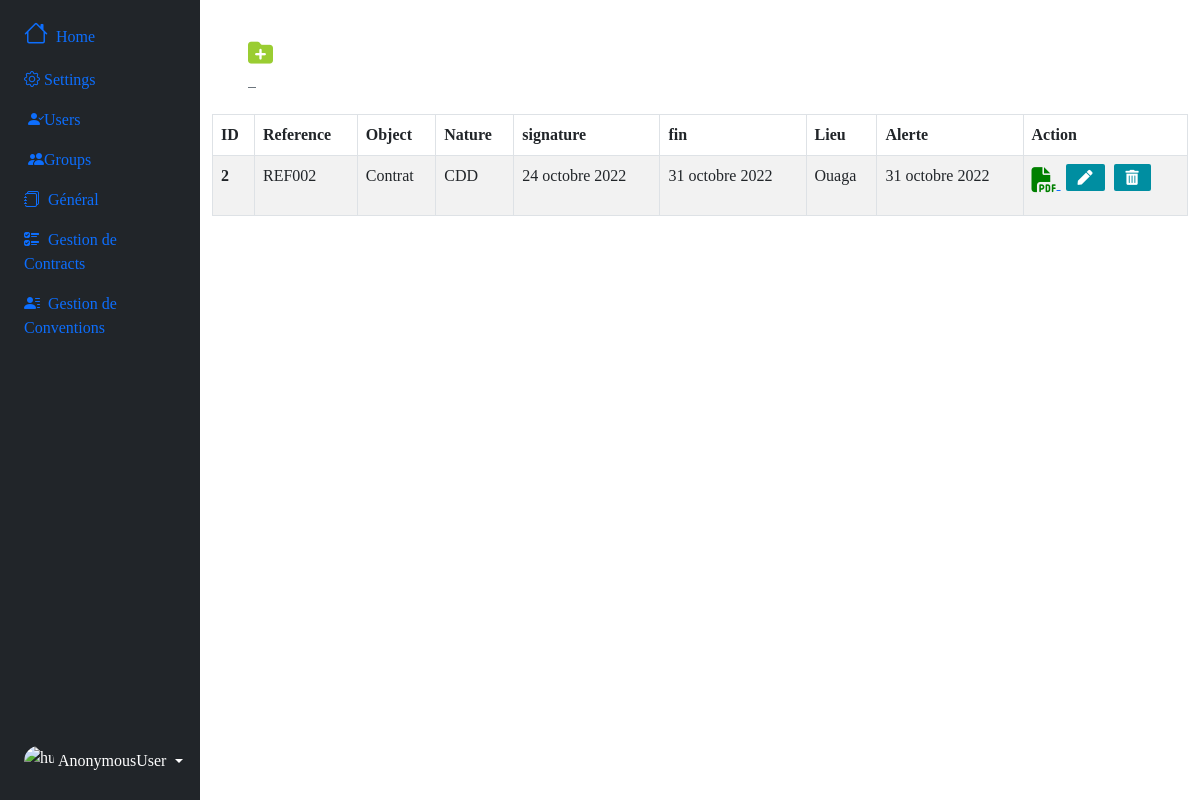
The page /gestioncontrat/contrat on the database as committed earlier.
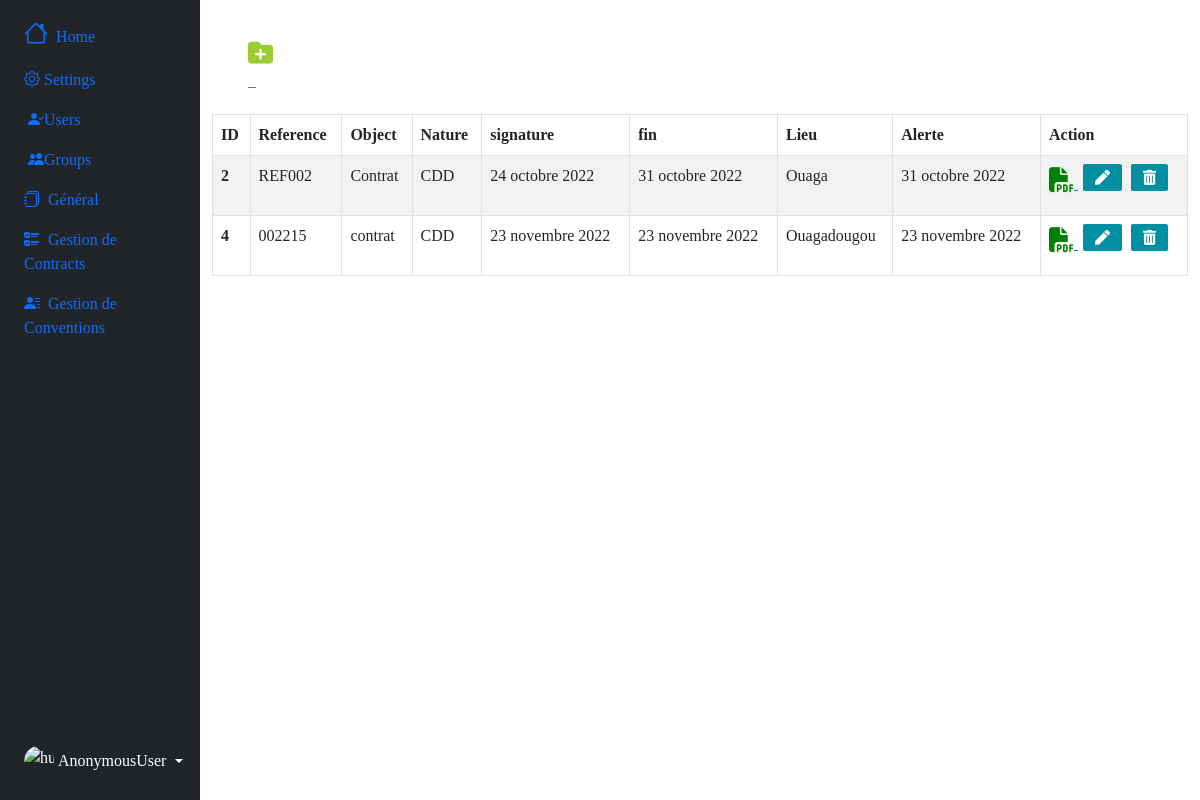
The same page on the database as committed later.
### gestioncontrat/models.py (models this page shows, shortened)
class Travail(models.Model):
    type = models.ForeignKey(Type, on_delete=models.CASCADE, null=True, blank=True)
    partenaire = models.ForeignKey(Partenaire, on_delete=models.CASCADE, null=True, blank=True)
    structure = models.ForeignKey(Structure, on_delete=models.CASCADE, null=True, blank=True)
    reference = models.CharField(max_length=10)
    objet = models.TextField(null=True, blank=True)
    nature = models.CharField(max_length=100, null=True, blank=True)
    matricule = models.CharField(max_length=10, null=True, blank=True)
    nom = models.CharField(max_length=60)
    prenom = models.CharField(max_length=80)
    montant = models.FloatField()
    duree = models.CharField(max_length=10)
    date_signature = models.DateField(null=True, blank=True)
    date_debut = models.DateField()
    date_fin = models.DateField(null=True, blank=True)
    nombre_renouv = models.IntegerField(null=True, blank=True)
    date_renouvel = models.DateField(null=True, blank=True)
    lieu = models.CharField(max_length=100, null=True, blank=True)
    date_alerte = models.DateField()
    file = models.FileField(upload_to='uploads_files/', null=True, blank=True)
    created_at =models.DateField(auto_now_add=True)
    updated_at = models.DateField(auto_now=True)

### gestioncontrat/views.py (the view)
# urls.py: path('gestioncontrat/contrat', views.contrat, name="contrat"),
def contrat(request):
    contrats = Travail.objects.all()
    context = {"contrats":contrats}
    return render(request, 'gestioncontrat/contrat.html', context)

### gestioncontrat/templates/gestioncontrat/contrat.html (shortened to what this page needs)
{% extends 'index.html' %}
{% load bootstrap_icons %}
{% block btn %}
					<a href="{% url 'add_contrat' %}" class="btn-outline-secondary" style="width: 50px; height: 50px; margin-right: 30px;" title="Add contrat">
						<i style="color: yellowgreen; font-size: 25px; " class="fa-sharp fa-solid fa-folder-plus"></i> &nbsp;&nbsp;
					</a>
{% endblock btn %}
{% block main%}
{% if contrats %}
<table table id="example" class="table table-striped table-bordered" style="width:100%">
  <thead>
    <tr>
      <th scope="col">ID</th>
      <th scope="col">Reference</th>
      <th scope="col">Object</th>
      <th scope="col">Nature</th>
      <th scope="col">signature</th>
      <th scope="col">fin</th>
      <th scope="col">Lieu</th>
      <th scope="col">Alerte</th>
      <th scope="col">Action</th>
    </tr>
  </thead>
  <tbody>
    {% for contrat in contrats %}
    <tr>
      <th scope="row">{{contrat.id}}</th>
      <td>{{contrat.reference}}</td>
      <td>{{contrat.objet}}</td>
      <td>{{contrat.nature}}</td>
      <td>{{contrat.date_signature}}</td>
      <td>{{contrat.date_fin}}</td>
      <td>{{contrat.lieu}}</td>
      <td>{{contrat.date_alerte}}</td>
      <td>
        <a href ="{{contrat.file.url}}" title="Lire le fichier">
            <i style="font-size: 25px; color: green" class="fa-solid fa-file-pdf"></i>
        </a>
        <a href="{% url 'edit_contrat' contrat.id %}" class="btn btn-success text-center" title="Edit Contrat">
            <i style="font-size: 15px;" class="fas fa-pen"></i>
        </a>
        <a class="btn btn-secondary text-center" title="Delete Contrat" data-bs-toggle="modal" data-bs-target="#deleteModal{{contrat.id}}">
            <i style="font-size: 15px;" class="fas fa-trash-alt"></i>
        </a>
      </td>
    </tr>
    {% endfor %}
  </tbody>
</table>
{% else %}
 	<h4>pas de données</h4>
 {% endif %}
  {% endblock main%}

Rows that differ between the two databases and show on the page:
added Travail: id "4", reference "002215", objet "contrat", nature "CDD", date_signature "23 novembre 2022", date_fin "23 novembre 2022", lieu "Ouagadougou", date_alerte "23 novembre 2022"
